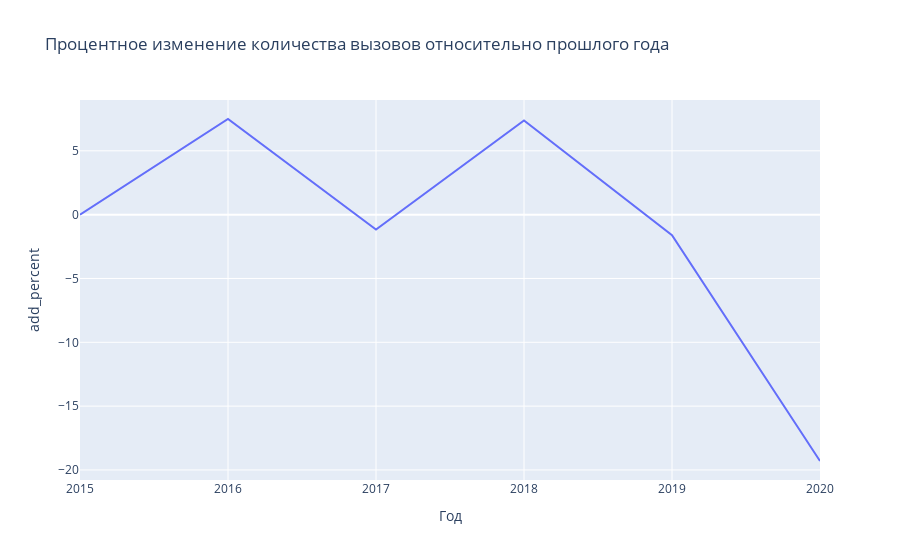

Notebook code cell kept with this figure:
### Code cell
fig = px.line(df_tmp, x='Год',
              y='add_percent', title='Процентное изменение количества вызовов относительно прошлого года')
fig.show()

### Figure 1 — Plotly figure (JSON) as saved in the notebook; plotly's stock layout.template omitted (floating-point values rounded to 4 significant figures)
{"data": [{"hovertemplate": "Год=%{x}<br>add_percent=%{y}<extra></extra>", "legendgroup": "", "line": {"color": "#636efa", "dash": "solid"}, "mode": "lines", "name": "", "orientation": "v", "showlegend": false, "type": "scatter", "x": [2015, 2016, 2017, 2018, 2019, 2020], "xaxis": "x", "y": [0, 7.493, -1.16, 7.381, -1.615, -19.3], "yaxis": "y"}], "layout": {"legend": {"tracegroupgap": 0}, "title": {"text": "Процентное изменение количества вызовов относительно прошлого года"}, "xaxis": {"anchor": "y", "domain": [0, 1], "title": {"text": "Год"}}, "yaxis": {"anchor": "x", "domain": [0, 1], "title": {"text": "add_percent"}}}}
